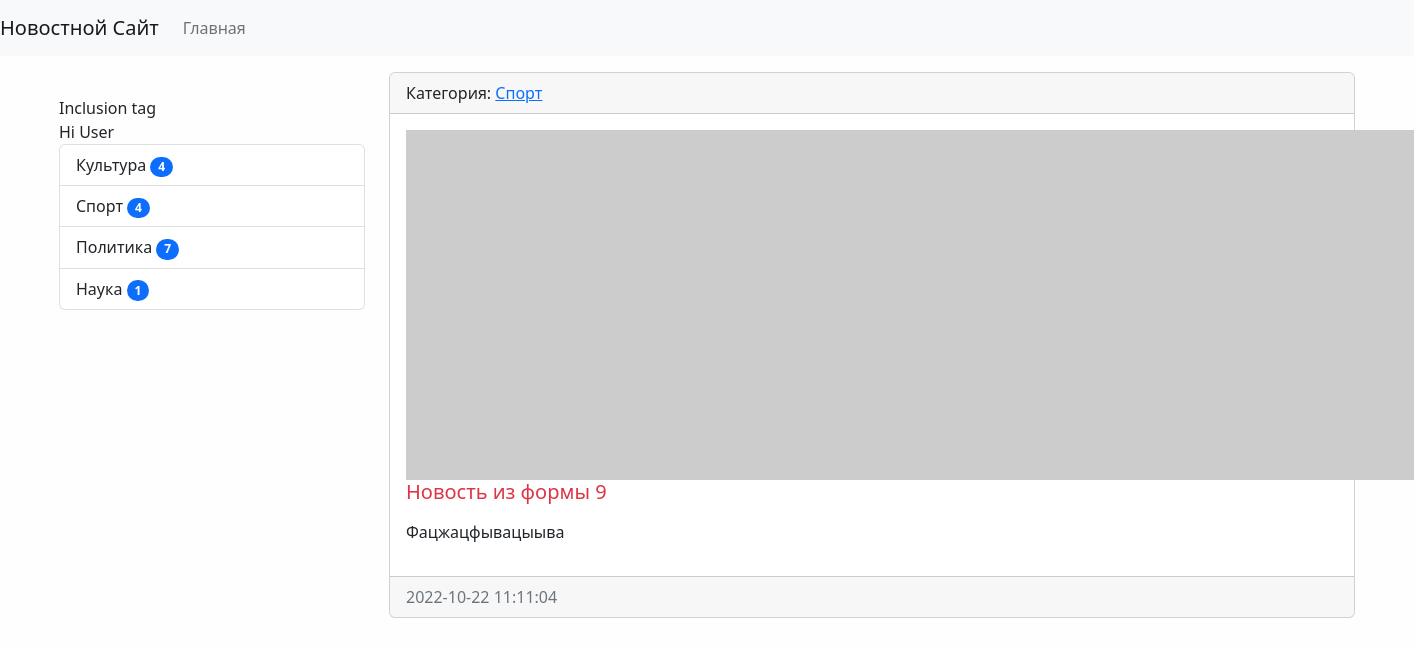
Page /news/17/ on the committed database.
### news/models.py (models this page shows, shortened)
class Category(models.Model):
    title = models.CharField(max_length=150, db_index=True, verbose_name='Наименование категории')
    def get_absolute_url(self):
        return reverse('category', kwargs={'category_id': self.pk})
    def __str__(self):
        return self.title
    class Meta:
        verbose_name = 'Категория'
        verbose_name_plural = 'Категории'
        ordering = ['title']

class News(models.Model):
    title = models.CharField(max_length=150, verbose_name='Наименование')
    content = models.TextField(blank=True, verbose_name='Контент')
    created_at = models.DateTimeField(auto_now_add=True, verbose_name='Дата публикации')
    updated_at = models.DateTimeField(auto_now=True, verbose_name='Обновлено')
    photo = models.ImageField(upload_to='photos/%Y/%m/%d', verbose_name='Фото', blank=True)
    is_published = models.BooleanField(default=True, verbose_name='Опубликовано')
    category = models.ForeignKey('Category', on_delete=models.PROTECT, verbose_name='Категория')
    views = models.IntegerField(default=0)
    class Meta:
        verbose_name = 'Новость'
        verbose_name_plural = 'Новости'
        ordering = ['-created_at']

### news/views.py (the view)
# urls.py: path('news/<int:pk>/', ViewNews.as_view(), name='view_news'),
class ViewNews(DetailView):
    model = News
    context_object_name = 'news_item'

### news/templatetags/news_tags.py (called while the page is built)
@register.inclusion_tag('news/list_categories.html')
def show_categories(arg1='Hello', arg2='world'):
    categories = Category.objects.annotate(cnt=Count('news')).filter(cnt__gt=0)
    return {"categories": categories, 'arg1': arg1, 'arg2': arg2}

### news/templates/news/news_detail.html (shortened to what this page needs)
{% extends 'base.html' %}
{% block sidebar %}
    {% include 'inc/_sidebar.html' %}
{% endblock %}
{% block content %}
    <div class="card mb-3">
      <div class="card-header">
        Категория: <a href="{{ news_item.category.get_absolute_url }}"> {{ news_item.category }}</a>
      </div>
      <div class="card-body">
          {% if item.photo %}
            <img src="{{ news_item.photo.url }}" alt="" width="50" class="float-left mr-3">
          {% else %}
          <img src="https://picsum.photos/id/1060/350/235/?blur=2" alt="" class="float-left mr-3">
          {% endif %}
            <h5 class="card-title {% cycle 'text-danger' 'text-success' %} ">{{ news_item.title }}</h5>
            <p class="card-text">{{ news_item.content|safe|linebreaks }}</p>
      </div>
      <div class="card-footer text-muted">
        {{ news_item.created_at|date:"Y-m-d H:i:s" }}
      </div>
    </div>
{% endblock %}

### templates/base.html (shortened to what this page needs)
{% load static %}
<!doctype html>
<html lang="en">
  <head>
    <link rel="stylesheet" href="{% static 'bootstrap-5.2.0-dist/css/bootstrap.min.css' %}">
    <link rel="stylesheet" href="{% static 'css/style.css' %}">
  </head>
  <body>
    {% include 'inc/_nav.html' %}
    <div class="container mt-3">
      <div class="row">
        <div class="col-md-3">
            {% block sidebar %}SIDEBAR{% endblock %}
        </div>
        <div class="col-md-9">
          {% block content %}CONTENT{% endblock %}
        </div>
      </div>
    </div>
  </body>
</html>

### templates/inc/_nav.html (shortened to what this page needs)
<nav class="navbar navbar-expand-lg navbar-light bg-light">
      <a class="navbar-brand" href="{% url 'home' %}">Новостной Сайт</a>
      <div class="collapse navbar-collapse" id="navbarSupportedContent">
        <ul class="navbar-nav mr-auto">
          <li class="nav-item"><a class="nav-link" href="{% url 'home' %}">Главная</a></li>
        </ul>
      </div>
    </nav>

### templates/inc/_sidebar.html (shortened to what this page needs)
{% load news_tags %}
<br>
Inclusion tag
{% show_categories arg2='User' arg1='Hi' %}

### news/templates/news/list_categories.html
<div class="list-group">
  {{arg1}} {{arg2}}
  {% for item in categories %}
    <a href="{{ item.get_absolute_url }}" class="list-group-item list-group-item-action">{{ item.title }} <span class="badge bg-primary rounded-pill">{{item.cnt}}</span></a>
  {% endfor %}
</div>

### mysite/static/css/style.css (style rules this page uses)
body { background-color: #fefefe; }

### rows in the picture
Category: title "Культура", cnt "4"
Category: title "Спорт", cnt "4"
Category: title "Политика", cnt "7"
Category: title "Наука", cnt "1"
News: category "Спорт", title "Новость из формы 9", content "Фацжацфывацыыва", created_at "2022-10-22 11:11:04"

### other values in the picture
{{ arg1 }} "Hi"
{{ arg2 }} "User"
